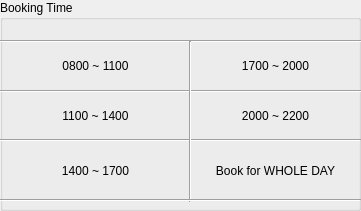
     <widget class="QGroupBox" name="time3hourbox">
      <property name="geometry">
       <rect>
        <x>10</x>
        <y>240</y>
        <width>361</width>
        <height>211</height>
       </rect>
      </property>
      <property name="title">
       <string>Booking Time</string>
      </property>
      <widget class="Line" name="line_47">
       <property name="geometry">
        <rect>
         <x>0</x>
         <y>31</y>
         <width>381</width>
         <height>20</height>
        </rect>
       </property>
       <property name="orientation">
        <enum>Qt::Horizontal</enum>
       </property>
      </widget>
      <widget class="Line" name="line_49">
       <property name="geometry">
        <rect>
         <x>0</x>
         <y>81</y>
         <width>381</width>
         <height>20</height>
        </rect>
       </property>
       <property name="orientation">
        <enum>Qt::Horizontal</enum>
       </property>
      </widget>
      <widget class="Line" name="line_55">
       <property name="geometry">
        <rect>
         <x>0</x>
         <y>130</y>
         <width>361</width>
         <height>20</height>
        </rect>
       </property>
       <property name="orientation">
        <enum>Qt::Horizontal</enum>
       </property>
      </widget>
      <widget class="QPushButton" name="btn_8am_3">
       <property name="geometry">
        <rect>
         <x>0</x>
         <y>40</y>
         <width>191</width>
         <height>51</height>
        </rect>
       </property>
       <property name="styleSheet">
        <string notr="true"/>
       </property>
       <property name="text">
        <string>0800 ~ 1100</string>
       </property>
       <property name="autoDefault">
        <bool>false</bool>
       </property>
       <property name="flat">
        <bool>true</bool>
       </property>
      </widget>
      <widget class="QPushButton" name="btn_11am_3">
       <property name="geometry">
        <rect>
         <x>0</x>
         <y>90</y>
         <width>191</width>
         <height>51</height>
        </rect>
       </property>
       <property name="text">
        <string>1100 ~ 1400</string>
       </property>
       <property name="flat">
        <bool>true</bool>
       </property>
      </widget>
      <widget class="QPushButton" name="btn_2pm_3">
       <property name="geometry">
        <rect>
         <x>0</x>
         <y>140</y>
         <width>191</width>
         <height>61</height>
        </rect>
       </property>
       <property name="text">
        <string>1400 ~ 1700</string>
       </property>
       <property name="flat">
        <bool>true</bool>
       </property>
      </widget>
      <widget class="QPushButton" name="btn_5pm_3">
       <property name="geometry">
        <rect>
         <x>190</x>
         <y>40</y>
         <width>171</width>
         <height>51</height>
        </rect>
       </property>
       <property name="text">
        <string>1700 ~ 2000</string>
       </property>
       <property name="flat">
        <bool>true</bool>
       </property>
      </widget>
      <widget class="QPushButton" name="btn_8pm_3">
       <property name="geometry">
        <rect>
         <x>190</x>
         <y>90</y>
         <width>171</width>
         <height>51</height>
        </rect>
       </property>
       <property name="text">
        <string>2000 ~ 2200</string>
       </property>
       <property name="flat">
        <bool>true</bool>
       </property>
      </widget>
      <widget class="Line" name="line_57">
       <property name="geometry">
        <rect>
         <x>180</x>
         <y>41</y>
         <width>20</width>
         <height>161</height>
        </rect>
       </property>
       <property name="orientation">
        <enum>Qt::Vertical</enum>
       </property>
      </widget>
      <widget class="QPushButton" name="btn_wholeday_3">
       <property name="geometry">
        <rect>
         <x>190</x>
         <y>140</y>
         <width>171</width>
         <height>61</height>
        </rect>
       </property>
       <property name="text">
        <string>Book for WHOLE DAY</string>
       </property>
       <property name="flat">
        <bool>true</bool>
       </property>
      </widget>
      <widget class="Line" name="line_56">
       <property name="geometry">
        <rect>
         <x>0</x>
         <y>190</y>
         <width>361</width>
         <height>20</height>
        </rect>
       </property>
       <property name="orientation">
        <enum>Qt::Horizontal</enum>
       </property>
      </widget>
     </widget>
